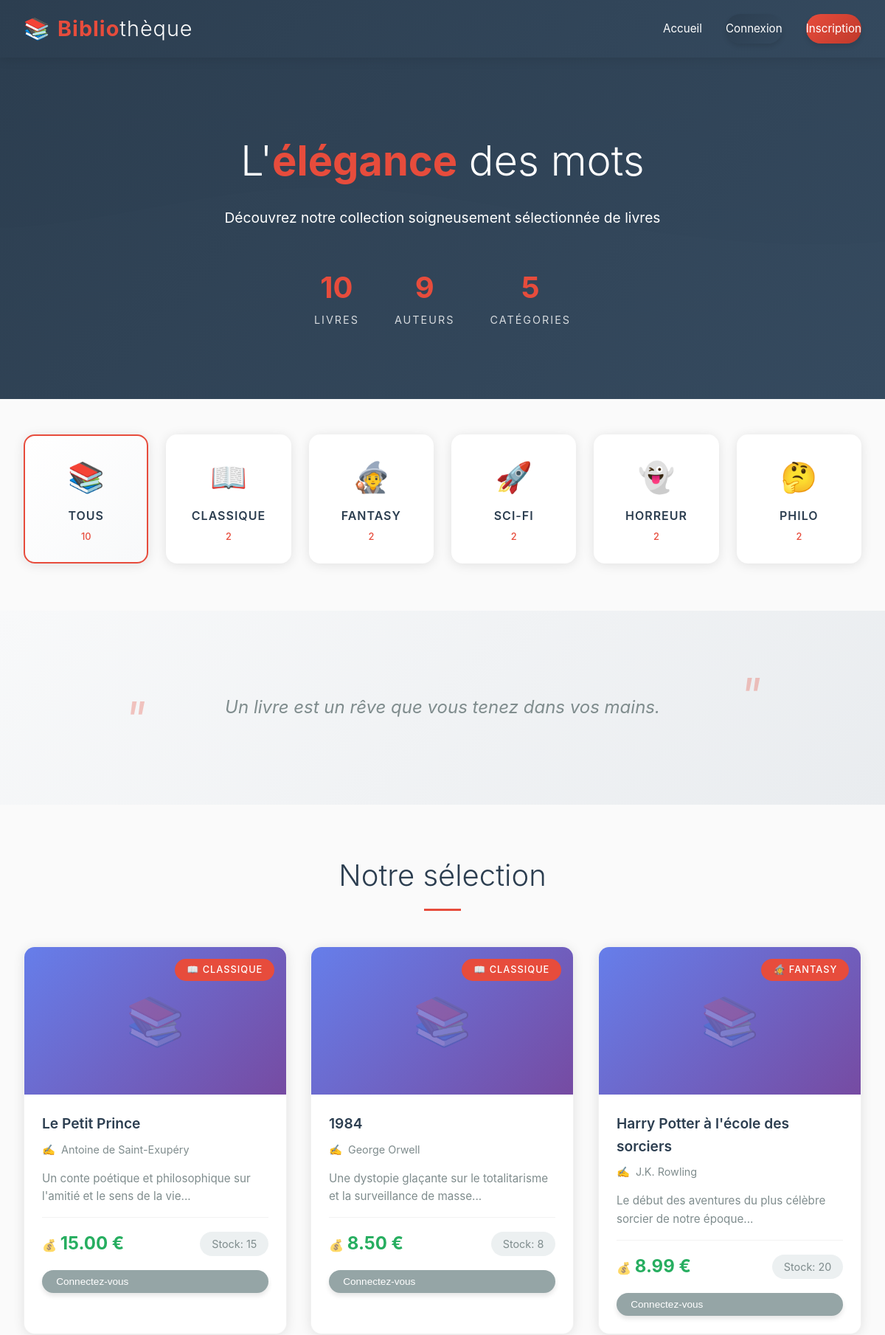
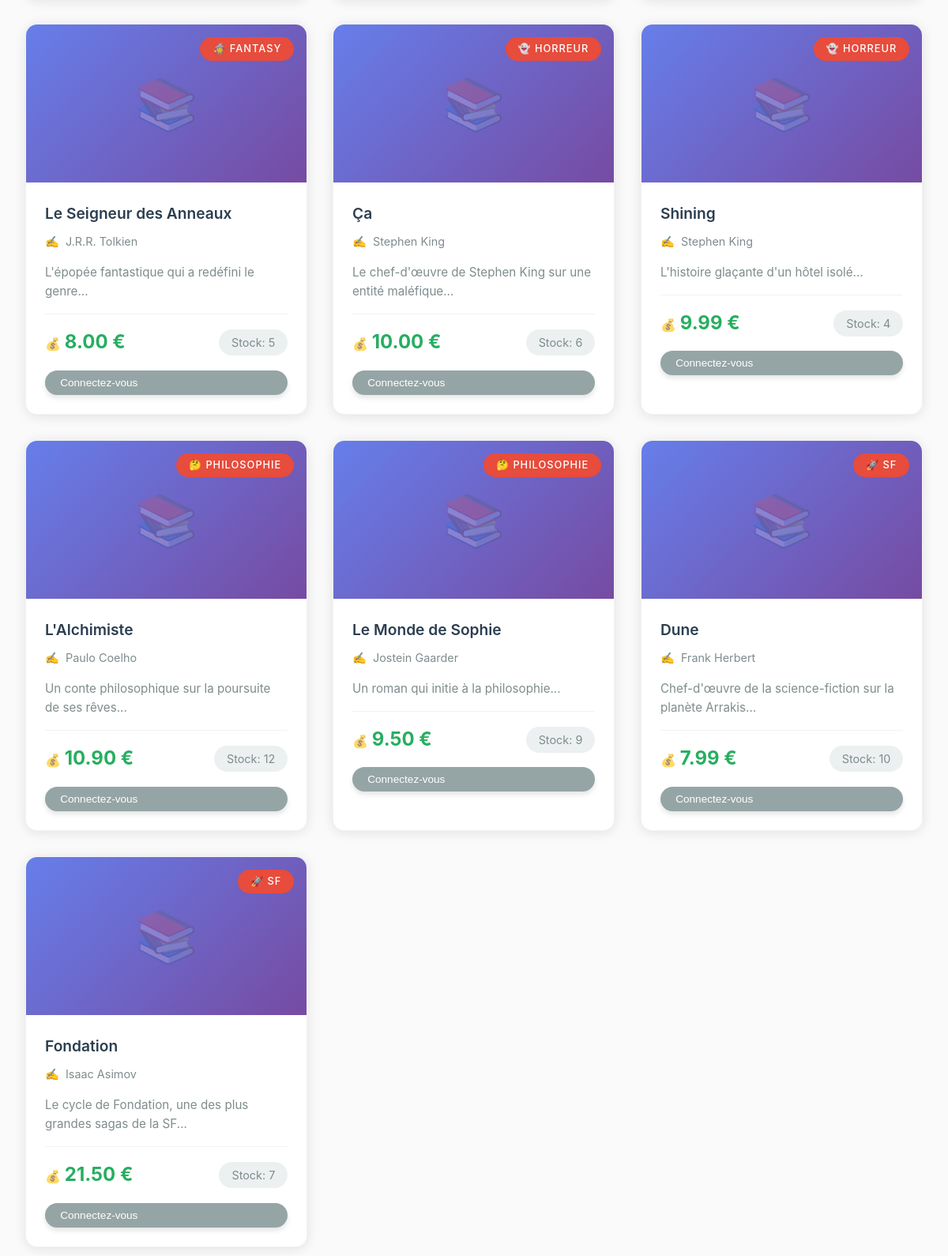
The page / (upper part) on the database its author committed (2 pictures, top to bottom).
### tables this page shows
CREATE TABLE livres (
        id INTEGER PRIMARY KEY AUTOINCREMENT,
        titre TEXT NOT NULL,
        auteur TEXT NOT NULL,
        categorie TEXT NOT NULL,
        prix DECIMAL(10,2) NOT NULL,
        stock INTEGER DEFAULT 10,
        description_courte TEXT,
        description_longue TEXT
    );

### index.php (the view, shortened to what this page needs)
<?php
require_once 'config.php';
$livres = $db->query("SELECT * FROM livres ORDER BY categorie, id")->fetchAll();
$stats_categories = [
    'classique' => $db->query("SELECT COUNT(*) FROM livres WHERE categorie = 'classique'")->fetchColumn(),
    'fantasy' => $db->query("SELECT COUNT(*) FROM livres WHERE categorie = 'fantasy'")->fetchColumn(),
    'sf' => $db->query("SELECT COUNT(*) FROM livres WHERE categorie = 'sf'")->fetchColumn(),
    'horreur' => $db->query("SELECT COUNT(*) FROM livres WHERE categorie = 'horreur'")->fetchColumn(),
    'philosophie' => $db->query("SELECT COUNT(*) FROM livres WHERE categorie = 'philosophie'")->fetchColumn(),
];
$total_livres = count($livres);
$total_auteurs = $db->query("SELECT COUNT(DISTINCT auteur) FROM livres")->fetchColumn();
?>
<!DOCTYPE html>
<html lang="fr">
<head>
    <link rel="stylesheet" href="style.css">
</head>
<body>
    <header class="header">
        <div class="header-content">
            <div class="logo">
                <a href="index.php">📚 <span>Biblio</span>thèque</a>
            </div>
            <div class="nav-links">
                <a href="index.php">Accueil</a>
                <?php if(isset($_SESSION['user_id'])): ?>
                    <a href="panier.php">Mon Panier</a>
                    <a href="mes_commandes.php">Mes Commandes</a>
                    <a href="profil.php">Mon Profil</a>
                    <?php if(isset($_SESSION['user_role']) && $_SESSION['user_role'] == 'admin'): ?>
                        <a href="admin_dashboard.php">Administration</a>
                    <?php endif; ?>
                    <span class="user-info">👋 <?= htmlspecialchars($_SESSION['user_nom']) ?></span>
                    <a href="deconnexion.php" class="btn btn-small">Déconnexion</a>
                <?php else: ?>
                    <a href="connexion.php" class="btn btn-small">Connexion</a>
                    <a href="inscription.php" class="btn btn-small btn-accent">Inscription</a>
                <?php endif; ?>
            </div>
        </div>
    </header>
    <section class="hero">
        <h1>L'<strong>élégance</strong> des mots</h1>
        <p>Découvrez notre collection soigneusement sélectionnée de livres</p>
        <div class="hero-stats">
            <div class="hero-stat">
                <div class="hero-stat-number"><?= $total_livres ?></div>
                <div class="hero-stat-label">Livres</div>
            </div>
            <div class="hero-stat">
                <div class="hero-stat-number"><?= $total_auteurs ?></div>
                <div class="hero-stat-label">Auteurs</div>
            </div>
            <div class="hero-stat">
                <div class="hero-stat-number">5</div>
                <div class="hero-stat-label">Catégories</div>
            </div>
        </div>
    </section>
    <div class="container">
        <div class="categories">
            <div class="category active" onclick="filterBooks('all')" id="cat-all">
                <div class="category-icon">📚</div>
                <div class="category-name">Tous</div>
                <div class="category-count"><?= $total_livres ?></div>
            </div>
            <div class="category" onclick="filterBooks('classique')" id="cat-classique">
                <div class="category-icon">📖</div>
                <div class="category-name">Classique</div>
                <div class="category-count"><?= $stats_categories['classique'] ?></div>
            </div>
            <div class="category" onclick="filterBooks('fantasy')" id="cat-fantasy">
                <div class="category-icon">🧙</div>
                <div class="category-name">Fantasy</div>
                <div class="category-count"><?= $stats_categories['fantasy'] ?></div>
            </div>
            <div class="category" onclick="filterBooks('sf')" id="cat-sf">
                <div class="category-icon">🚀</div>
                <div class="category-name">Sci-Fi</div>
                <div class="category-count"><?= $stats_categories['sf'] ?></div>
            </div>
            <div class="category" onclick="filterBooks('horreur')" id="cat-horreur">
                <div class="category-icon">👻</div>
                <div class="category-name">Horreur</div>
                <div class="category-count"><?= $stats_categories['horreur'] ?></div>
            </div>
            <div class="category" onclick="filterBooks('philosophie')" id="cat-philosophie">
                <div class="category-icon">🤔</div>
                <div class="category-name">Philo</div>
                <div class="category-count"><?= $stats_categories['philosophie'] ?></div>
            </div>
        </div>
    </div>
    <div class="featured-section">
        <div class="container">
            <div class="quote">
                Un livre est un rêve que vous tenez dans vos mains.
            </div>
        </div>
    </div>
    <div class="container">
        <div class="section-title">
            <h2>Notre sélection</h2>
        </div>
        <div class="books-grid" id="booksGrid">
            <?php foreach($livres as $livre): ?>
            <div class="book-card" onclick="window.location.href='livre.php?id=<?= $livre['id'] ?>'" data-category="<?= $livre['categorie'] ?>">
                <div class="category-badge">
                    <?php
                    $icones = [
                        'classique' => '📖',
                        'fantasy' => '🧙',
                        'sf' => '🚀',
                        'horreur' => '👻',
                        'philosophie' => '🤔'
                    ];
                    echo $icones[$livre['categorie']] . ' ' . $livre['categorie'];
                    ?>
                </div>
                <div class="book-image">
                </div>
                <div class="book-content">
                    <h3 class="book-title"><?= htmlspecialchars($livre['titre']) ?></h3>
                    <div class="book-author"><?= htmlspecialchars($livre['auteur']) ?></div>
                    <p class="book-description">
                        <?= substr(htmlspecialchars($livre['description_courte']), 0, 120) ?>...
                    </p>
                    <div class="book-footer">
                        <span class="book-price"><?= number_format($livre['prix'], 2) ?> €</span>
                        <span class="book-stock">Stock: <?= $livre['stock'] ?></span>
                    </div>
                    <?php if(isset($_SESSION['user_id']) && $livre['stock'] > 0): ?>
                        <button class="btn btn-small btn-success" style="width: 100%; margin-top: 1rem;" onclick="event.stopPropagation(); addToCart(<?= $livre['id'] ?>, this)">
                            <span>Ajouter au panier</span>
                        </button>
                    <?php elseif(!isset($_SESSION['user_id'])): ?>
                        <button class="btn btn-small" style="width: 100%; margin-top: 1rem; background: #95a5a6;" onclick="event.stopPropagation(); window.location.href='connexion.php'">
                            Connectez-vous
                        </button>
                    <?php endif; ?>
                </div>
            </div>
            <?php endforeach; ?>
        </div>
    </div>
</body>
</html>

### rows shown on the page
livres: categorie "📖", categorie "CLASSIQUE", titre "Le Petit Prince", auteur "Antoine de Saint-Exupéry", description_courte "Un conte poétique et philosophique sur l'amitié et le sens de la vie", prix "15.00", stock "15"
livres: categorie "📖", categorie "CLASSIQUE", titre "1984", auteur "George Orwell", description_courte "Une dystopie glaçante sur le totalitarisme et la surveillance de masse", prix "8.50", stock "8"
livres: categorie "🧙", categorie "FANTASY", titre "Harry Potter à l'école des sorciers", auteur "J.K. Rowling", description_courte "Le début des aventures du plus célèbre sorcier de notre époque", prix "8.99", stock "20"
livres: categorie "🧙", categorie "FANTASY", titre "Le Seigneur des Anneaux", auteur "J.R.R. Tolkien", description_courte "L'épopée fantastique qui a redéfini le genre", prix "8.00", stock "5"
livres: categorie "👻", categorie "HORREUR", titre "Ça", auteur "Stephen King", description_courte "Le chef-d'œuvre de Stephen King sur une entité maléfique", prix "10.00", stock "6"
livres: categorie "👻", categorie "HORREUR", titre "Shining", auteur "Stephen King", description_courte "L'histoire glaçante d'un hôtel isolé", prix "9.99", stock "4"
livres: categorie "🤔", categorie "PHILOSOPHIE", titre "L'Alchimiste", auteur "Paulo Coelho", description_courte "Un conte philosophique sur la poursuite de ses rêves", prix "10.90", stock "12"
livres: categorie "🤔", categorie "PHILOSOPHIE", titre "Le Monde de Sophie", auteur "Jostein Gaarder", description_courte "Un roman qui initie à la philosophie", prix "9.50", stock "9"
livres: categorie "🚀", categorie "SF", titre "Dune", auteur "Frank Herbert", description_courte "Chef-d'œuvre de la science-fiction sur la planète Arrakis", prix "7.99", stock "10"
livres: categorie "🚀", categorie "SF", titre "Fondation", auteur "Isaac Asimov", description_courte "Le cycle de Fondation, une des plus grandes sagas de la SF", prix "21.50", stock "7"

### other values the page prints
$total_livres "10"
$total_auteurs "9"
$stats_categories['classique'] "2"
$stats_categories['fantasy'] "2"
$stats_categories['sf'] "2"
$stats_categories['horreur'] "2"
$stats_categories['philosophie'] "2"
